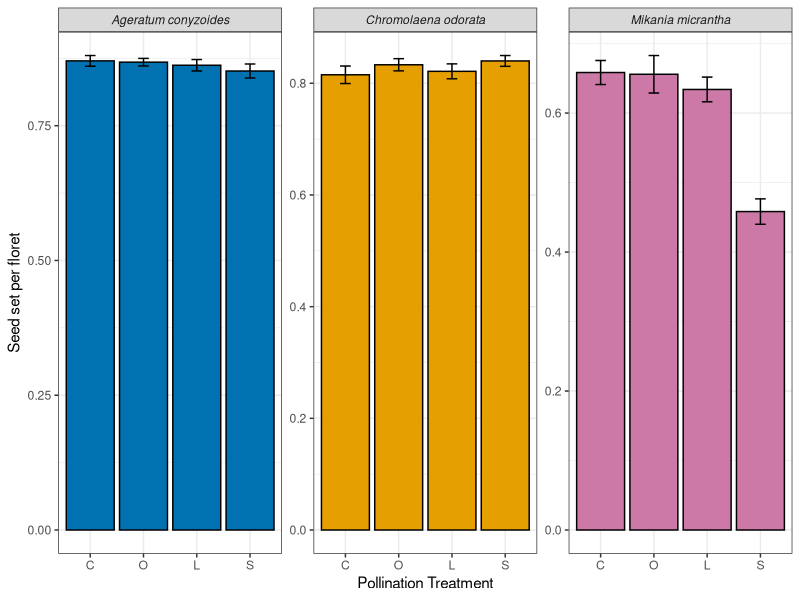
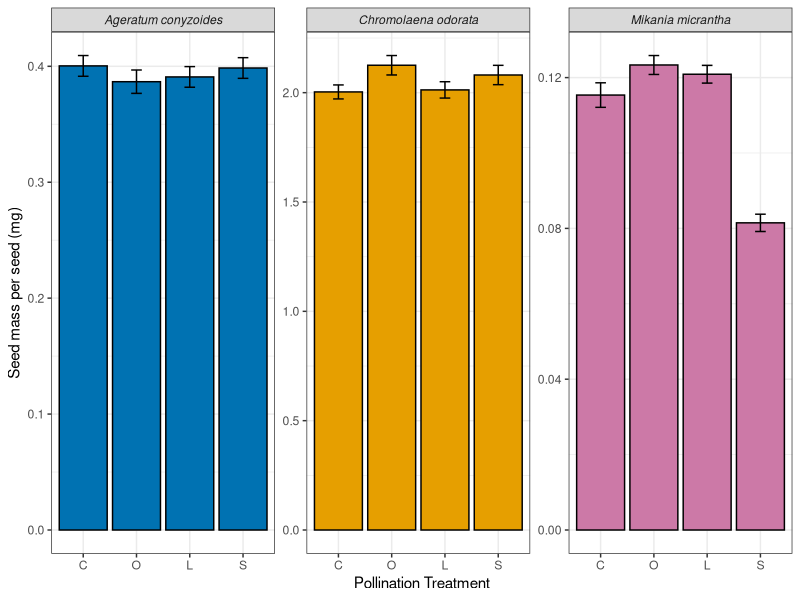
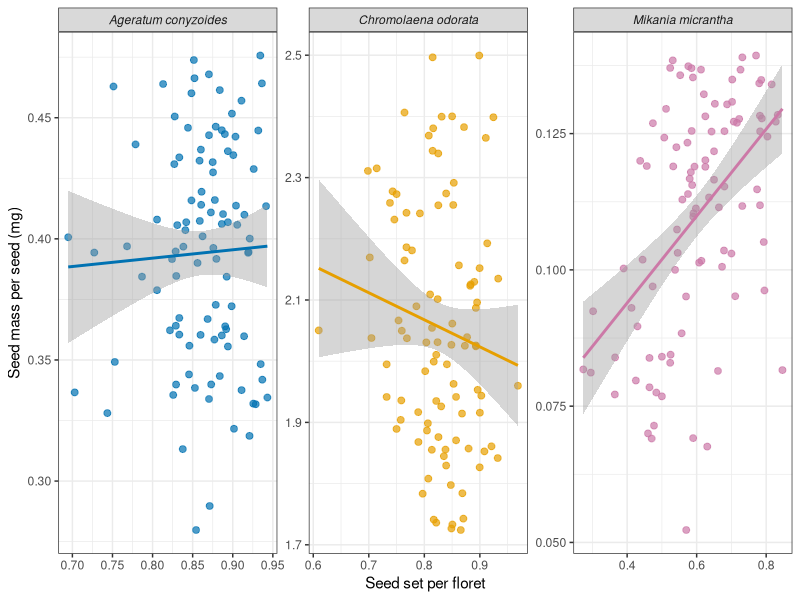
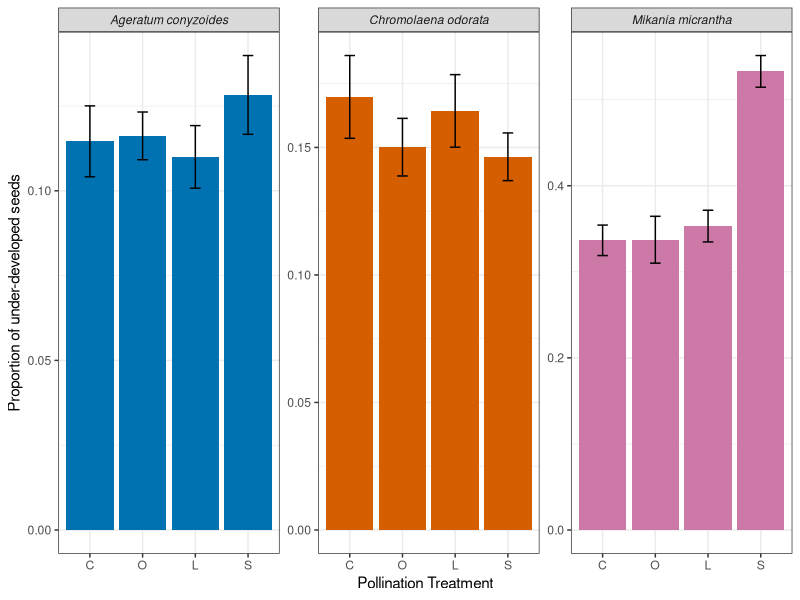
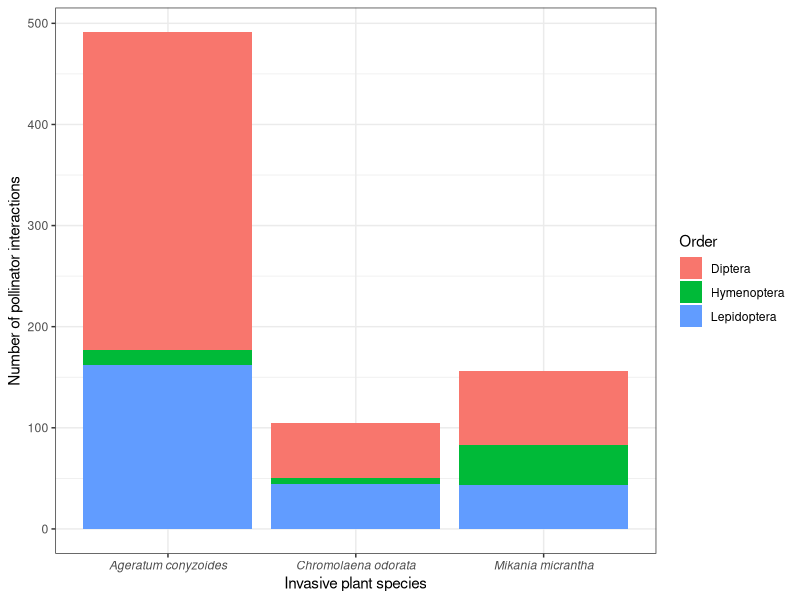
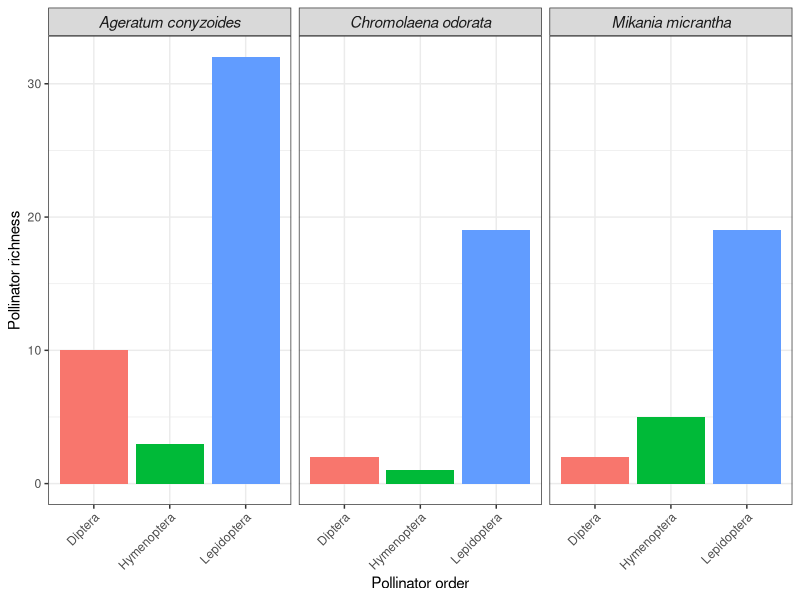
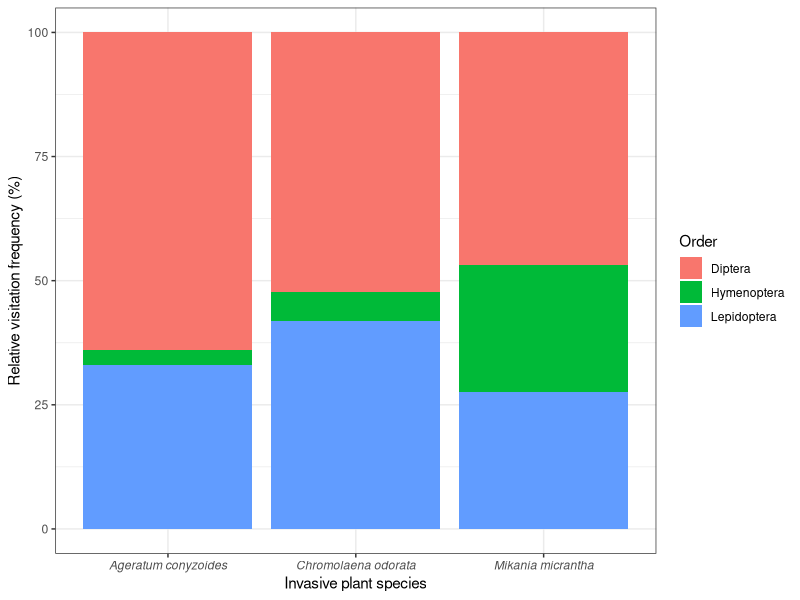

R code for these plots, in order:

# =========================================================
# Pollination exclusion experiment analyses
# =========================================================

library(dplyr)
library(ggplot2)


###########1. Load data
data <- read.csv("seeddata.csv")

data$Species <- as.factor(data$Species)
data$Mesh <- as.factor(data$Mesh)
data$Set <- as.factor(data$Set)

#########################################
ageratum <- subset(data, Species == "Ageratum")
chromolaena <- subset(data, Species == "Chromolaena")
mikania <- subset(data, Species == "Mikania")

# Ensure factors
data$Mesh <- factor(data$Mesh, levels = c("C","O","L","S"))
data$Species <- factor(data$Species)



####################################################
# Ensure species order
data$Species <- factor(data$Species,
                       levels = c("Ageratum", "Chromolaena", "Mikania"))

# Summary with SE seed set
summary_data_se <- data %>%
  group_by(Species, Mesh) %>%
  summarise(
    mean = mean(Seed.set.per.floret, na.rm = TRUE),
    sd = sd(Seed.set.per.floret, na.rm = TRUE),
    n = n(),
    se = sd / sqrt(n),
    .groups = "drop"
  )


############################------figures

cb_palette <- c("#0072B2", "#E69F00", "#009E73", "#CC79A7")
data$Mesh <- factor(data$Mesh, levels = c("C", "O", "L", "S"))
library(ggplot2)

##########################3 seed set se tricolour
# Seed set graph with species-specific colours

ggplot(summary_data_se,
       aes(x = Mesh, y = mean, fill = Species)) +
  
  geom_bar(stat = "identity",
           color = "black") +
  
  geom_errorbar(aes(ymin = mean - se,
                    ymax = mean + se),
                width = 0.2) +
  
  facet_wrap(~Species, scales = "free_y",
             labeller = labeller(Species = c(
               "Ageratum" = "Ageratum conyzoides",
               "Chromolaena" = "Chromolaena odorata",
               "Mikania" = "Mikania micrantha"
             ))) +
  
  scale_fill_manual(values = c(
    "Ageratum" = "#0072B2",      # blue
    "Chromolaena" = "#E69F00",  # orange
    "Mikania" = "#CC79A7"       # pink-purple
  )) +
  
  theme_bw() +
  
  labs(
    x = "Pollination Treatment",
    y = "Seed set per floret"
  ) +
  
  theme(
    legend.position = "none",
    strip.text = element_text(face = "italic")
  )

########################### seed mass
# Summary with SE (seed mass)
summary_data_mass <- data %>%
  group_by(Species, Mesh) %>%
  summarise(
    mean = mean(Weight.per.seed, na.rm = TRUE),
    sd = sd(Weight.per.seed, na.rm = TRUE),
    n = n(),
    se = sd / sqrt(n),
    .groups = "drop"
  )


ggplot(summary_data_mass,
       aes(x = Mesh, y = mean, fill = Species)) +
  
  geom_bar(stat = "identity",
           color = "black") +
  
  geom_errorbar(aes(ymin = mean - se,
                    ymax = mean + se),
                width = 0.2) +
  
  facet_wrap(~Species, scales = "free_y",
             labeller = labeller(Species = c(
               "Ageratum" = "Ageratum conyzoides",
               "Chromolaena" = "Chromolaena odorata",
               "Mikania" = "Mikania micrantha"
             ))) +
  
  scale_fill_manual(values = c(
    "Ageratum" = "#0072B2",      # blue
    "Chromolaena" = "#E69F00",  # orange
    "Mikania" = "#CC79A7"       # pink-purple
  )) +
  
  theme_bw() +
  
  labs(
    x = "Pollination Treatment",
    y = "Seed mass per seed (mg)"
  ) +
  
  theme(
    legend.position = "none",
    strip.text = element_text(face = "italic")
  )


#####################seed set vs seed mass
cor.test(
  ageratum$Seed.set.per.floret,
  ageratum$Weight.per.seed,
  method = "pearson"
)

cor.test(
  chromolaena$Seed.set.per.floret,
  chromolaena$Weight.per.seed,
  method = "pearson"
)

cor.test(
  mikania$Seed.set.per.floret,
  mikania$Weight.per.seed,
  method = "pearson"
)


###############################graphs seed set vs seed mass
library(ggplot2)
library(dplyr)

# Combine all species into one dataframe
cor_data <- rbind(
  ageratum,
  chromolaena,
  mikania
)

# Species order
cor_data$Species <- factor(
  cor_data$Species,
  levels = c("Ageratum", "Chromolaena", "Mikania")
)

# Scatter plot with regression lines
ggplot(cor_data,
       aes(x = Seed.set.per.floret,
           y = Weight.per.seed,
           color = Species)) +
  
  geom_point(size = 2, alpha = 0.7) +
  
  geom_smooth(method = "lm",
              se = TRUE,
              linewidth = 1) +
  
  facet_wrap(~Species,
             scales = "free",
             labeller = labeller(Species = c(
               "Ageratum" = "Ageratum conyzoides",
               "Chromolaena" = "Chromolaena odorata",
               "Mikania" = "Mikania micrantha"
             ))) +
  
  scale_color_manual(values = c(
    "Ageratum" = "#0072B2",      # blue
    "Chromolaena" = "#E69F00",  # orange
    "Mikania" = "#CC79A7"       # pink-purple
  )) +
  
  theme_bw() +
  
  labs(
    x = "Seed set per floret",
    y = "Seed mass per seed (mg)"
  ) +
  
  theme(
    legend.position = "none",
    strip.text = element_text(face = "italic")
  )


############################## mature vs immmature seeds (ratio)

# Calculate proportion of under-developed seeds
data$Undev_prop <- data$Undeveloped /
  (data$Undeveloped + data$Developed)

# Species order
data$Species <- factor(data$Species,
                       levels = c("Ageratum",
                                  "Chromolaena",
                                  "Mikania"))

# Summary table
summary_undev <- data %>%
  group_by(Species, Mesh) %>%
  summarise(
    mean = mean(Undev_prop, na.rm = TRUE),
    sd = sd(Undev_prop, na.rm = TRUE),
    n = n(),
    se = sd / sqrt(n),
    .groups = "drop"
  )

# Plot
ggplot(summary_undev,
       aes(x = Mesh, y = mean, fill = Species)) +
  
  geom_bar(stat = "identity") +
  
  geom_errorbar(aes(ymin = mean - se,
                    ymax = mean + se),
                width = 0.2) +
  
  facet_wrap(~Species,
             scales = "free_y",
             labeller = labeller(Species = c(
               "Ageratum" = "Ageratum conyzoides",
               "Chromolaena" = "Chromolaena odorata",
               "Mikania" = "Mikania micrantha"
             ))) +
  
  scale_fill_manual(values = c(
    "#0072B2",   # blue
    "#D55E00",   # orange
    "#CC79A7"    # pink
  )) +
  
  theme_bw() +
  
  labs(
    x = "Pollination Treatment",
    y = "Proportion of under-developed seeds"
  ) +
  
  theme(
    legend.position = "none",
    strip.text = element_text(face = "italic")
  )





################################33 pollinator assemblages

data <- read.csv(file= "Poll_ex_pollinators_chap_2.csv")

library(dplyr)

pollinator_richness <- data %>%
  group_by(Species) %>%
  summarise(
    Pollinator_richness = n_distinct(SN)
  )

pollinator_richness

order_interactions <- data %>%
  group_by(Species, Order) %>%
  summarise(
    Total_interactions = sum(PN),
    .groups = "drop"
  )

order_interactions



#########################################################
order_richness <- data %>%
  group_by(Species, Order) %>%
  summarise(
    Richness = n_distinct(SN),
    .groups = "drop"
  )

order_richness

################################################

ggplot(order_interactions,
       aes(x = Species,
           y = Total_interactions,
           fill = Order)) +
  
  geom_bar(stat = "identity") +
  
  scale_x_discrete(labels = c(
    "Ageratum conyzoides" = "Ageratum conyzoides",
    "Chromolaena odorata" = "Chromolaena odorata",
    "Mikania micrantha" = "Mikania micrantha"
  )) +
  
  theme_bw() +
  
  labs(
    x = "Invasive plant species",
    y = "Number of pollinator interactions"
  ) +
  
  theme(
    axis.text.x = element_text(
      face = "italic"
    )
  )
#####################################################
unique(order_richness$Species)

ggplot(order_richness,
       aes(x = Order,
           y = Richness,
           fill = Order)) +
  
  geom_bar(stat = "identity") +
  
  facet_wrap(
    ~Species
  ) +
  
  theme_bw() +
  
  theme(
    strip.text = element_text(size = 11),
    
    axis.text.x = element_text(
      angle = 45,
      hjust = 1
    )
  ) +
  
  labs(
    x = "Pollinator order",
    y = "Pollinator richness"
  )+
  theme(
    legend.position = "none",
    strip.text = element_text(face = "italic")
  )
##### relative frequency
library(dplyr)

relative_freq <- data %>%
  
  group_by(Species, Order) %>%
  
  summarise(
    Total_interactions = sum(PN),
    .groups = "drop"
  ) %>%
  
  group_by(Species) %>%
  
  mutate(
    Relative_frequency =
      (Total_interactions /
         sum(Total_interactions)) * 100
  )

relative_freq

###########--------graph

library(ggplot2)

ggplot(relative_freq,
       aes(x = Species,
           y = Relative_frequency,
           fill = Order)) +
  
  geom_bar(stat = "identity") +
  
  scale_x_discrete(labels = c(
    "Ageratum conyzoides" =
      "Ageratum conyzoides",
    
    "Chromolaena odorata" =
      "Chromolaena odorata",
    
    "Mikania micrantha" =
      "Mikania micrantha"
  )) +
  
  theme_bw() +
  
  labs(
    x = "Invasive plant species",
    y = "Relative visitation frequency (%)"
  ) +
  
  theme(
    axis.text.x = element_text(
      face = "italic"
    )
  )
